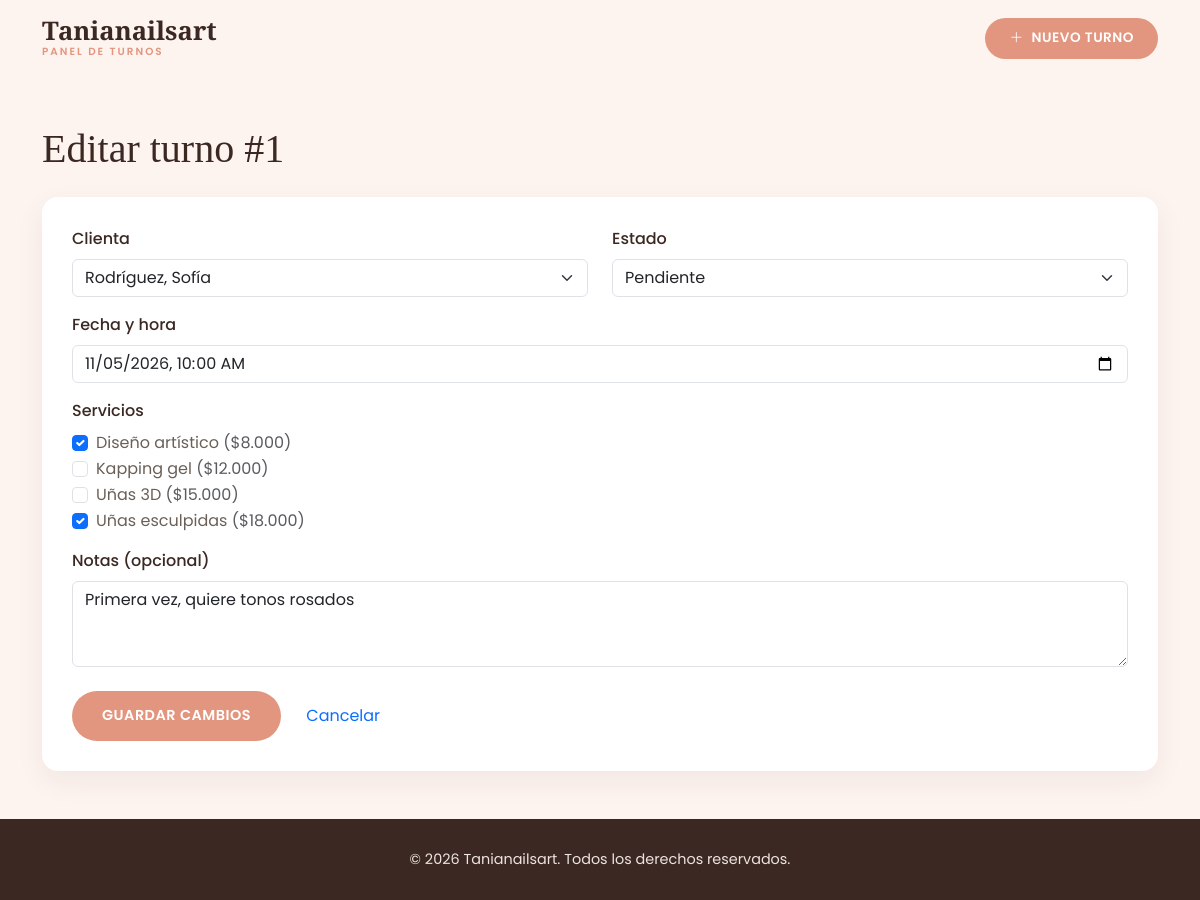
Screenshot of /admin/editar.php?id=1 with the database file from the repository.
### tables this page shows
CREATE TABLE turnos (
  id          INT AUTO_INCREMENT PRIMARY KEY,
  usuario_id  INT NOT NULL,
  estado_id   INT NOT NULL,
  fecha_hora  DATETIME NOT NULL,
  notas       TEXT,
  created_at  TIMESTAMP DEFAULT CURRENT_TIMESTAMP,
  updated_at  TIMESTAMP DEFAULT CURRENT_TIMESTAMP ON UPDATE CURRENT_TIMESTAMP,
  CONSTRAINT fk_turnos_usuario
    FOREIGN KEY (usuario_id) REFERENCES usuarios(id),
  CONSTRAINT fk_turnos_estado
    FOREIGN KEY (estado_id) REFERENCES estados_turno(id),
   
  CONSTRAINT uq_turnos_fecha_hora UNIQUE (fecha_hora)
);

CREATE TABLE usuarios (
  id             INT AUTO_INCREMENT PRIMARY KEY,
  nombre         VARCHAR(60)  NOT NULL,
  apellido       VARCHAR(60)  NOT NULL,
  email          VARCHAR(120) NOT NULL UNIQUE,
  password_hash  VARCHAR(255) NOT NULL,           
  telefono       VARCHAR(20),
  rol_id         INT NOT NULL,
  activo         BOOLEAN NOT NULL DEFAULT TRUE,
  created_at     TIMESTAMP DEFAULT CURRENT_TIMESTAMP,
  updated_at     TIMESTAMP DEFAULT CURRENT_TIMESTAMP ON UPDATE CURRENT_TIMESTAMP,
  CONSTRAINT fk_usuarios_rol
    FOREIGN KEY (rol_id) REFERENCES roles(id)
);

CREATE TABLE estados_turno (
  id          INT AUTO_INCREMENT PRIMARY KEY,
  nombre      VARCHAR(30) NOT NULL UNIQUE,
  created_at  TIMESTAMP DEFAULT CURRENT_TIMESTAMP,
  updated_at  TIMESTAMP DEFAULT CURRENT_TIMESTAMP ON UPDATE CURRENT_TIMESTAMP
);

CREATE TABLE servicios (
  id            INT AUTO_INCREMENT PRIMARY KEY,
  nombre        VARCHAR(80)   NOT NULL,
  descripcion   VARCHAR(255),
  precio        DECIMAL(10,2) NOT NULL CHECK (precio >= 0),
  duracion_min  INT           NOT NULL DEFAULT 60,
  categoria_id  INT           NOT NULL,
  activo        BOOLEAN       NOT NULL DEFAULT TRUE,
  created_at    TIMESTAMP DEFAULT CURRENT_TIMESTAMP,
  updated_at    TIMESTAMP DEFAULT CURRENT_TIMESTAMP ON UPDATE CURRENT_TIMESTAMP,
  CONSTRAINT fk_servicios_categoria
    FOREIGN KEY (categoria_id) REFERENCES categorias_servicio(id)
);

### includes/funciones.php (called while the page is built, shortened)
<?php
function h($valor): string
{
    return htmlspecialchars((string) ($valor ?? ''), ENT_QUOTES | ENT_SUBSTITUTE, 'UTF-8');
}
function datos_formulario(PDO $pdo): array
{
    return [
        'usuarios'  => $pdo->query("SELECT id, nombre, apellido FROM usuarios WHERE activo = 1 ORDER BY apellido, nombre")->fetchAll(),
        'estados'   => $pdo->query("SELECT id, nombre FROM estados_turno ORDER BY id")->fetchAll(),
        'servicios' => $pdo->query("SELECT id, nombre, precio FROM servicios WHERE activo = 1 ORDER BY nombre")->fetchAll(),
    ];
}

### includes/form_turno.php (the view, shortened to what this page needs)
<form action="<?= h($accion) ?>" method="post" novalidate class="form-tania">
  <div class="row">
    <div class="col-md-6 mb-3">
      <label for="usuario_id" class="form-label">Clienta</label>
      <select id="usuario_id" name="usuario_id" class="form-select <?= isset($errores['usuario_id']) ? 'is-invalid' : '' ?>">
        <?php foreach ($opciones['usuarios'] as $u): ?>
          <option value="<?= h($u['id']) ?>" <?= (string) $datos['usuario_id'] === (string) $u['id'] ? 'selected' : '' ?>>
            <?= h($u['apellido'] . ', ' . $u['nombre']) ?>
          </option>
        <?php endforeach; ?>
      </select>
    </div>
    <div class="col-md-6 mb-3">
      <label for="estado_id" class="form-label">Estado</label>
      <select id="estado_id" name="estado_id" class="form-select <?= isset($errores['estado_id']) ? 'is-invalid' : '' ?>">
        <?php foreach ($opciones['estados'] as $e): ?>
          <option value="<?= h($e['id']) ?>" <?= (string) $datos['estado_id'] === (string) $e['id'] ? 'selected' : '' ?>>
            <?= h(ucfirst($e['nombre'])) ?>
          </option>
        <?php endforeach; ?>
      </select>
    </div>
  </div>
  <div class="mb-3">
    <label for="fecha_hora" class="form-label">Fecha y hora</label>
    <input type="datetime-local" id="fecha_hora" name="fecha_hora"
           class="form-control <?= isset($errores['fecha_hora']) ? 'is-invalid' : '' ?>"
           value="<?= h($datos['fecha_hora']) ?>">
  </div>
  <div class="mb-3">
    <span class="form-label d-block">Servicios</span>
    <?php foreach ($opciones['servicios'] as $s): ?>
      <div class="form-check">
        <input class="form-check-input <?= isset($errores['servicios']) ? 'is-invalid' : '' ?>" type="checkbox"
               name="servicios[]" id="serv<?= h($s['id']) ?>" value="<?= h($s['id']) ?>"
               <?= in_array((int) $s['id'], $datos['servicios'], true) ? 'checked' : '' ?>>
        <label class="form-check-label" for="serv<?= h($s['id']) ?>">
          <?= h($s['nombre']) ?> <span class="text-muted">($<?= h(number_format($s['precio'], 0, ',', '.')) ?>)</span>
        </label>
      </div>
    <?php endforeach; ?>
  </div>
  <div class="mb-4">
    <label for="notas" class="form-label">Notas (opcional)</label>
    <textarea id="notas" name="notas" rows="3"
              class="form-control <?= isset($errores['notas']) ? 'is-invalid' : '' ?>"><?= h($datos['notas']) ?></textarea>
  </div>
  <button type="submit" class="btn-reservar btn-reservar-lg border-0"><?= h($textoBoton) ?></button>
  <a href="index.php" class="btn btn-link text-decoration-none ms-2">Cancelar</a>
</form>

### css/estilos.css (style rules this page uses)
:root { --color-fondo-claro: #fdf3ef; --color-salmon: #e2967f; --color-salmon-oscuro: #d1826c; --color-texto-oscuro: #3b2822; --color-texto-gris: #6b6058; --color-blanco: #ffffff; --fuente-titulos: "Playfair Display", serif; --fuente-texto: "Poppins", sans-serif; }
body { font-family: var(--fuente-texto); color: var(--color-texto-gris); background-color: var(--color-fondo-claro); }
.btn-reservar { display: inline-flex; align-items: center; gap: 8px; background-color: var(--color-salmon); color: var(--color-blanco) !important; font-family: var(--fuente-texto); font-weight: 600; font-size: 0.85rem; letter-spacing: 0.5px; padding: 10px 24px; border-radius: 50px; text-decoration: none; transition: background-color 0.2s ease; }
.btn-reservar-lg { padding: 14px 30px; font-size: 0.9rem; }
.form-tania { background-color: var(--color-blanco); border-radius: 16px; padding: 30px; box-shadow: 0 10px 30px rgba(59, 40, 34, 0.06); }
.form-tania .form-label { font-weight: 500; color: var(--color-texto-oscuro); }

### rows the page displays
turnos: usuario_id "Rodríguez, Sofía", estado_id "Pendiente", notas "Primera vez, quiere tonos rosados"
servicios: id "☑", nombre "Diseño artístico", precio "8.000"
servicios: nombre "Kapping gel", precio "12.000"
servicios: nombre "Uñas 3D", precio "15.000"
servicios: id "☑", nombre "Uñas esculpidas", precio "18.000"

### other values shown
$id "1"
$textoBoton "GUARDAR CAMBIOS"
